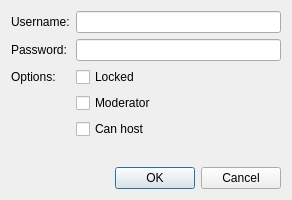
<?xml version="1.0" encoding="UTF-8"?>
<ui version="4.0">
 <class>AccountDialog</class>
 <widget class="QDialog" name="AccountDialog">
  <property name="geometry">
   <rect>
    <x>0</x>
    <y>0</y>
    <width>292</width>
    <height>200</height>
   </rect>
  </property>
  <property name="windowTitle">
   <string>User Account</string>
  </property>
  <layout class="QVBoxLayout">
   <item>
    <layout class="QFormLayout">
     <item row="0" column="0">
      <widget class="QLabel">
       <property name="text">
        <string>Username:</string>
       </property>
      </widget>
     </item>
     <item row="0" column="1">
      <widget class="QLineEdit" name="username"/>
     </item>
     <item row="1" column="1">
      <widget class="QLineEdit" name="password">
       <property name="echoMode">
        <enum>QLineEdit::Password</enum>
       </property>
      </widget>
     </item>
     <item row="3" column="0">
      <widget class="QLabel">
       <property name="text">
        <string>Options:</string>
       </property>
      </widget>
     </item>
     <item row="3" column="1">
      <widget class="QCheckBox" name="locked">
       <property name="text">
        <string>Locked</string>
       </property>
      </widget>
     </item>
     <item row="4" column="1">
      <widget class="QCheckBox" name="flagMod">
       <property name="text">
        <string>Moderator</string>
       </property>
      </widget>
     </item>
     <item row="5" column="1">
      <widget class="QCheckBox" name="flagHost">
       <property name="text">
        <string>Can host</string>
       </property>
      </widget>
     </item>
     <item row="1" column="0">
      <widget class="QLabel">
       <property name="text">
        <string>Password:</string>
       </property>
      </widget>
     </item>
    </layout>
   </item>
   <item>
    <widget class="QDialogButtonBox" name="buttonBox">
     <property name="orientation">
      <enum>Qt::Horizontal</enum>
     </property>
     <property name="standardButtons">
      <set>QDialogButtonBox::Cancel|QDialogButtonBox::Ok</set>
     </property>
    </widget>
   </item>
  </layout>
 </widget>
 <resources/>
 <connections>
  <connection>
   <sender>buttonBox</sender>
   <signal>accepted()</signal>
   <receiver>AccountDialog</receiver>
   <slot>accept()</slot>
   <hints>
    <hint type="sourcelabel">
     <x>248</x>
     <y>254</y>
    </hint>
    <hint type="destinationlabel">
     <x>157</x>
     <y>274</y>
    </hint>
   </hints>
  </connection>
  <connection>
   <sender>buttonBox</sender>
   <signal>rejected()</signal>
   <receiver>AccountDialog</receiver>
   <slot>reject()</slot>
   <hints>
    <hint type="sourcelabel">
     <x>316</x>
     <y>260</y>
    </hint>
    <hint type="destinationlabel">
     <x>286</x>
     <y>274</y>
    </hint>
   </hints>
  </connection>
 </connections>
</ui>
